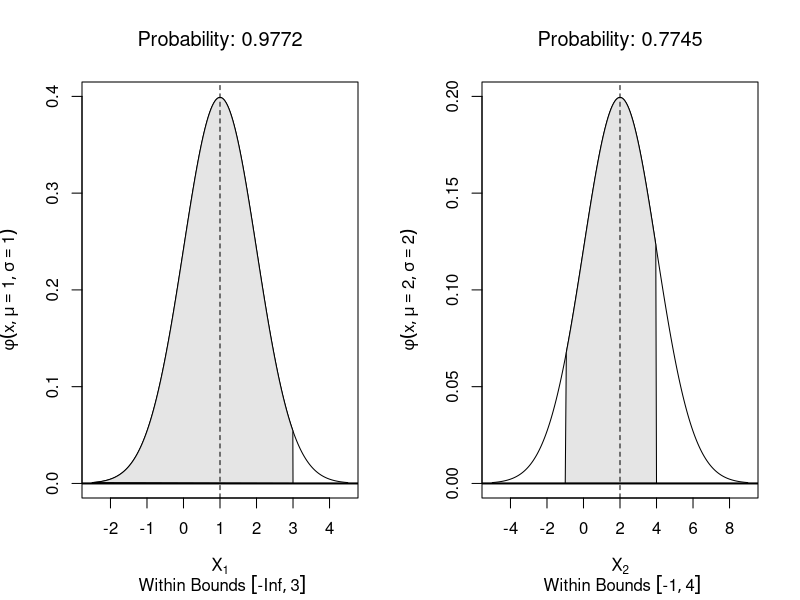
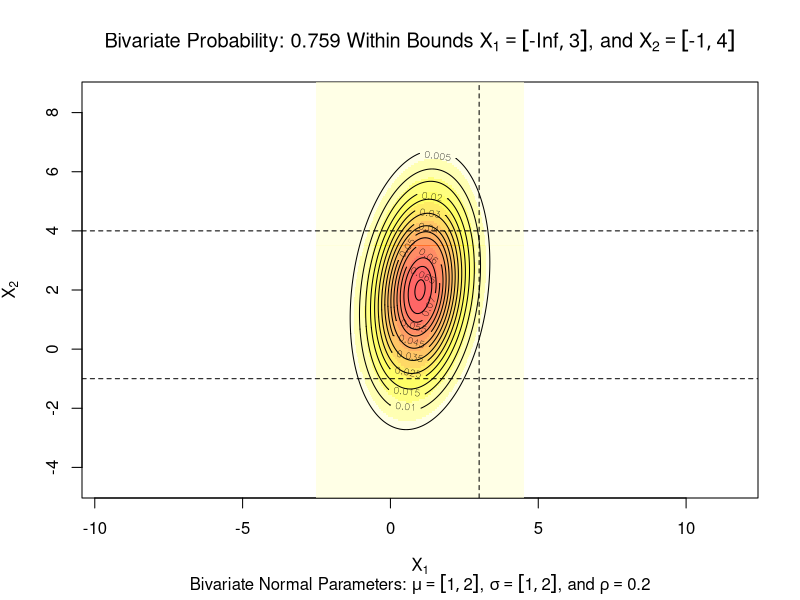

These charts were generated, in order, by the following R code:
library(mvtnorm)   # Library for Bivariat normal distribution

#########################################################
## Define parameters of bivariate normal distribution  ##
#########################################################
mu.1 <- 1
sigma.1 <- 1
mu.2 <- 2
sigma.2 <- 2
cor.12 <- 0.2

x1.low <- -Inf
x1.high <- 3
x2.low <- -1
x2.high <- 4

## Calculate parameter vectors for bivariate normal distribution
mu <- c(mu.1,mu.2)
x.low <-c(x1.low,x2.low)
x.high <- c(x1.high,x2.high)
covmat <- rbind(c(sigma.1^2, cor.12*sigma.1*sigma.2), c(cor.12*sigma.1*sigma.2, sigma.2^2))

## setup plots
nstd <- 3.5
x1 <- seq(mu.1-nstd*sigma.1,mu.1+nstd*sigma.1,length=201)
x2 <- seq(mu.2-nstd*sigma.2,mu.2+nstd*sigma.2, length = 201)

## Plot univariate distributions
opar <- par(mfrow=c(1,2))
  InBoundPoly <- function(x,mu,sigma,x.low,x.high){
    x <- x[x >= x.low & x <= x.high]
    y <- dnorm(x,mean=mu,sd=sigma)
    x <- c(x.low,x,x.high,x.low)
    y <- c(0,y,0,0)
    polygon(x,y, col="grey90")
  }
  x1.dnorm <- dnorm(x1, mean=mu.1, sd=sigma.1)       # note: the normal density is sometimes denote by smallcaps "phi"
  x1.prob <- pnorm(x1.high, mean=mu.1, sd=sigma.1) - pnorm(x1.low, mean=mu.1, sd=sigma.1)
  plot(x1, x1.dnorm,type="l",xlab=expression(X[1]),
       ylab=bquote(paste(phi(list(x,mu==.(mu.1),sigma==.(sigma.1))))))
  title(main=bquote(paste("Probability: ",.(round(x1.prob,4)))) ,
        sub=bquote(paste(" Within Bounds ", group("[",list(.(x1.low),.(x1.high)),"]"))))
  InBoundPoly(x1,mu.1,sigma.1,x1.low,x1.high)
  abline(v=mu.1,lty=2)
  abline(h=0,lwd=2)
  
  x2.dnorm <- dnorm(x2, mean=mu.2, sd=sigma.2)
  x2.prob <- pnorm(x2.high, mean=mu.2, sd=sigma.2) - pnorm(x2.low, mean=mu.2, sd=sigma.2)
  plot(x2, x2.dnorm,type="l",xlab=expression(X[2]),
       ylab=bquote(paste(phi(list(x,mu==.(mu.2),sigma==.(sigma.2))))))
  title(main=bquote(paste("Probability: ",.(round(x2.prob,4)))) ,
        sub=bquote(paste(" Within Bounds ", group("[",list(.(x2.low),.(x2.high)),"]"))))
  InBoundPoly(x2,mu.2,sigma.2,x2.low,x2.high)
  abline(v=mu.2,lty=2)
  abline(h=0,lwd=2)
par(opar)

if(interactive()) readline(prompt="Hit any key to continue ...")

bi.prob <- pmvnorm(lower=x.low, upper=x.high, mean=mu, sigma=covmat)
dens <- matrix(dmvnorm(expand.grid(x1,x2),mean=mu, sigma=covmat),length(x1),length(x2))
image(x1,x2,dens, col=rev(heat.colors(12, alpha = 0.6)),asp=1,
      xlab=expression(X[1]),ylab=expression(X[2]),main="")
contour(x1,x2,dens,nlevels = 12,add=T)

title(main=bquote(paste("Bivariate Probability: ",.(round(bi.prob,4))," Within Bounds ",
           X[1] == group("[",list(.(x1.low),.(x1.high)),"]"),", and ",X[2] == group("[",list(.(x2.low),.(x2.high)),"]"))),
      sub=bquote(paste("Bivariate Normal Parameters: ",mu == group("[",list(.(mu.1),.(mu.2)),"]"),", ",
          sigma == group("[",list(.(sigma.1),.(sigma.2)),"]"),", and ",rho == .(cor.12))))

abline(v=c(x1.low,x1.high),h=c(x2.low,x2.high), lty=2)

